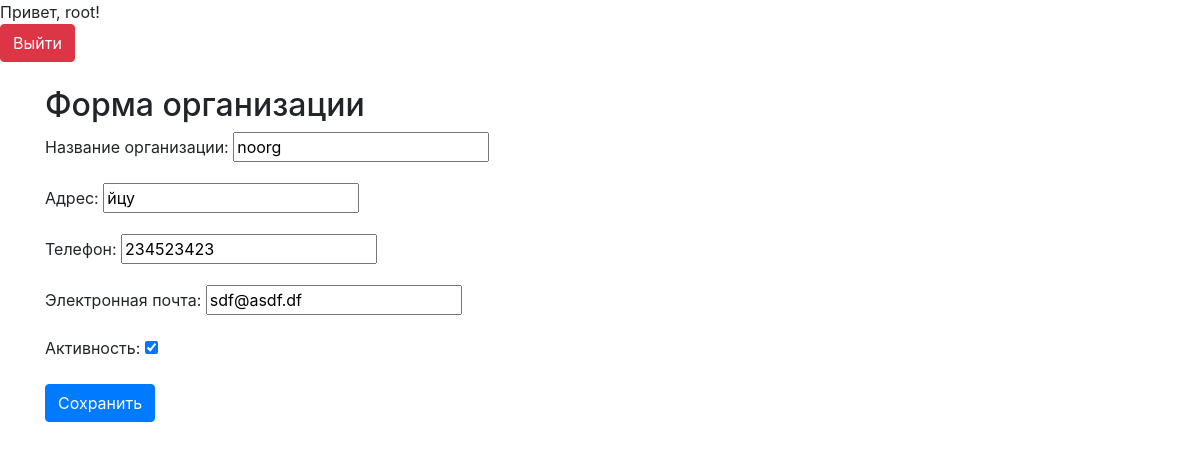
The page /fin_app/edit/1/ (signed in) on the database its author committed.
### fin_app/models.py (models this page shows, shortened)
class FinancialOrganization(models.Model):
    name = models.CharField(max_length=255, verbose_name="Название организации")
    address = models.CharField(max_length=255, verbose_name="Адрес")
    phone_regex = RegexValidator(regex=r'^\+?1?\d{9,15}$', message="Номер телефона должен быть введен в формате: '+999999999'. Допускается до 15 цифр.")
    phone_number = models.CharField(validators=[phone_regex], max_length=17, blank=True, verbose_name="Телефон") # validators should be a list
    email = models.EmailField(verbose_name="Электронная почта")
    is_active = models.BooleanField(default=True, verbose_name="Активность")
    curator = models.ForeignKey(User, on_delete=models.SET_NULL, null=True, related_name='organizations')

### fin_app/views.py (the view)
# urls.py: path('edit/<int:pk>/', edit_financial_organization, name='edit_organization'),
@permission_required('fin_app.change_financialorganization', raise_exception=True)
def edit_financial_organization(request, pk):
    organization = get_object_or_404(FinancialOrganization, pk=pk)
    if organization.curator == request.user or request.user.groups.filter(name='Ревьюер').exists():
        if request.method == 'POST':
            form = FinancialOrganizationForm(request.POST, instance=organization)
            if form.is_valid():
                form.save()
                return redirect('home')
        else:
            form = FinancialOrganizationForm(instance=organization)
    else:
        return redirect('home')  # Недостаточно прав для редактирования
    return render(request, 'fin_app/organization_form.html', {'form': form})

### fin_app/forms.py
class FinancialOrganizationForm(forms.ModelForm):
    class Meta:
        model = FinancialOrganization
        fields = ['name', 'address', 'phone_number', 'email', 'is_active']

### fin_app/templates/fin_app/organization_form.html (shortened to what this page needs)
{% extends 'fin_app/base.html' %}
{% block content %}
<h2>Форма организации</h2>
<form method="post">
    {{ form.as_p }}
    <button type="submit" class="btn btn-primary">Сохранить</button>
</form>
{% endblock %}

### fin_app/templates/fin_app/base.html (shortened to what this page needs)
<!DOCTYPE html>
<html lang="en">
<head>
    <link rel="stylesheet" href="https://stackpath.bootstrapcdn.com/bootstrap/4.5.2/css/bootstrap.min.css">
</head>
<body>
    <div>
    {% if user.is_authenticated %}
        Привет, {{ user.username }}!
        <form action="{% url 'logout' %}" method="post">
            <button type="submit" class="btn btn-danger">Выйти</button>
        </form>
    {% else %}
        <a href="{% url 'login' %}">Войти</a>
        <a href="{% url 'register' %}">Регистрация</a>
    {% endif %}
    </div>
    <div class="container mt-4">
        {% block content %}
        {% endblock %}
    </div>
</body>
</html>

### rows shown on the page
FinancialOrganization: name "noorg", address "йцу", phone_number "234523423", email "sdf@asdf.df", is_active "☑"

### other values the page prints
{{ user.username }} "root"
